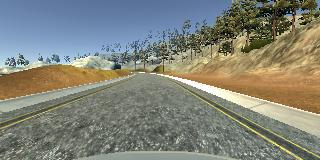
#> input picture images/input.jpg, 320 x 160 px
$ python create-mask.py input.jpg
#> lines starting #> are read from the running program, lines starting #| are printed output that depends on the picture
import cv2
import sys
import numpy as np

def draw_square(img, vertices_left,vertices_top,vertices_bottom,vertices_right):
  color=[0, 255, 0]
  thickness=2
  cv2.line(img, (vertices_left,vertices_top),
            (vertices_left,vertices_bottom), color, thickness)
  cv2.line(img, (vertices_left,vertices_top),
            (vertices_right,vertices_top), color, thickness)
  cv2.line(img, (vertices_right,vertices_top),
            (vertices_right,vertices_bottom), color, thickness)
  cv2.line(img, (vertices_right,vertices_bottom),
            (vertices_left,vertices_bottom), color, thickness)
  return img


def draw_left_square(img):
  vertices_left = 30
  vertices_top = 64
  vertices_bottom = 64+vertices_top
  vertices_right = 64+vertices_left

  return draw_square(img, vertices_left,vertices_top,vertices_bottom,vertices_right)

def draw_right_square(img):
  vertices_left = 226
  vertices_top = 64
  vertices_bottom = 64+vertices_top
  vertices_right = 64+vertices_left
  return draw_square(img, vertices_left,vertices_top,vertices_bottom,vertices_right)


if __name__ == '__main__':

  imagefile = sys.argv[1]
  image = cv2.imread(imagefile)
#> image is the input picture: shape (160, 320, 3); mean B, G, R 121.1, 131.6, 129.7
  image = draw_left_square(image)
  image = draw_right_square(image)
#> call 2 of draw_square, with vertices_left = 226, vertices_top = 64, vertices_bottom = 128, vertices_right = 290
#> in draw_square (call 2), `cv2.line(img, (vertices_right,vertices_bottom), (vertices_left,vertice..`:
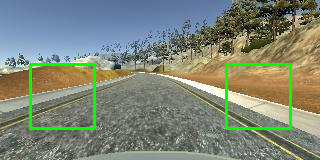
#> img: shape (160, 320, 3); mean B, G, R 117.7, 135, 125.2

  cv2.imwrite('output.jpg',image)
